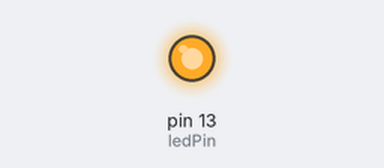
Simulated run of this sketch. Board: Arduino Uno, built with avr-gcc and run on an emulated ATmega328P. On the bench: output pins drawn as LEDs (lit = HIGH).

Above: at 0.5 s.
At 5.0 s:
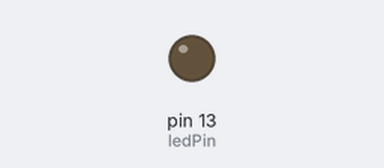
Timing chart, 0 to 6.9 s (numbered marks = the images above):
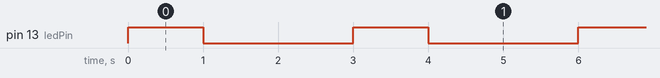

The sketch:

ejercicio1.ino
```cpp
/*
 *  Bienvenidos a Sys On Chip
 * ==============================
 * Ejercicio No.1
 * En este programa vamos a encender y apagar el led que se encuentra incorporado en el Arduino
 * En el caso de un Arduino UNO, el LED se encuentra conectado al PIN digital 13.
 * ==============================================================================================
 */

// Define como constante el número de pin en el que se encuentra conectado el LED
const int ledPin = 13;

/*En la funcion Setup vamos a indicar la configuracion
inicial de los pines de la tarjeta*/

void setup() {
  // Configura pin digital 13 como salida
  pinMode(ledPin, OUTPUT);
  // También se puede configurar el led incorporado con la palabra reservada LED_BUILTIN
  //pinMode(LED_BUILTIN, OUTPUT);
}

//En la funcion Loop vamos a encender y apagar el LED de la placa

void loop() {
  // Enciende el LED por 1 segundo
  digitalWrite(ledPin, HIGH);        //Establece un nivel de tension alto en el pin 13
  delay(1000);                   //Retrasa la ejecucion del programa por 1000 milisegundos (1 seg)

  // Apaga el LED por 2 segundos
  digitalWrite(LED_BUILTIN, LOW);     //Establece un nivel de tension bajo en el pin 13
  delay(2000);                        //Retrasa la ejecucion del programa por dos segundos
}
```

Measured:
- by itself, pin 13 (ledPin): alternates HIGH for 1.0 s and LOW for 2.0 s
